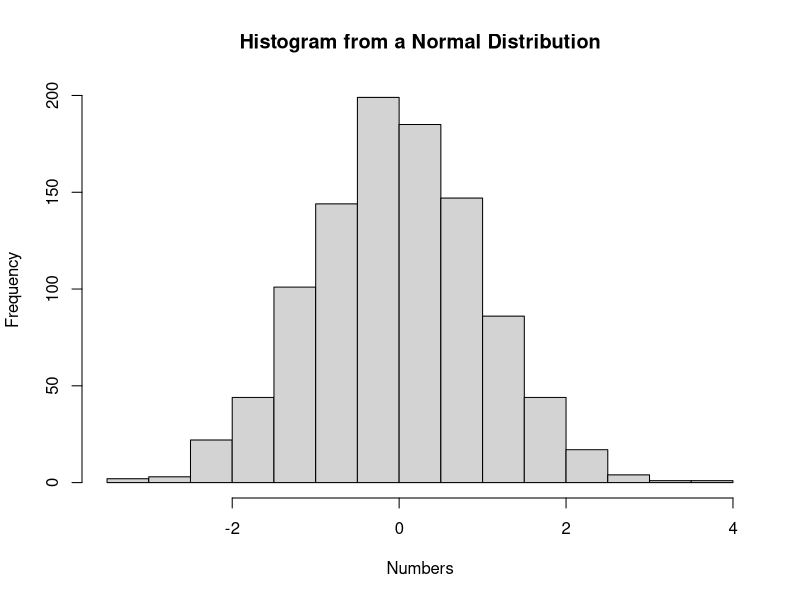
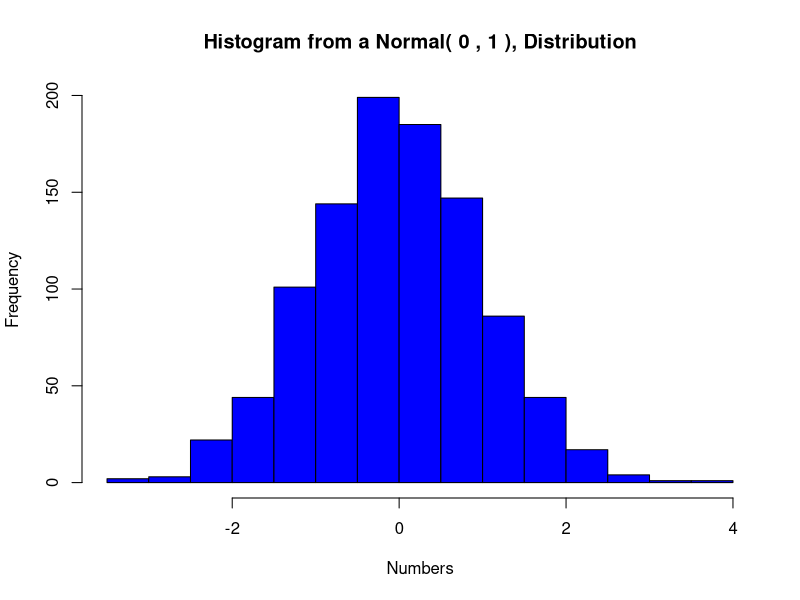

Write the R code that produced these figures, in order.
## ---- chunk 1
data(iris)
iris[10,5]
## ---- chunk 2
tail(iris$Species, 5)
## ---- chunk 3
mean(iris$Sepal.Length[iris$Petal.Width]>1)

## ---- chunk 4
for (i in 1:10) {
  if (i < 5) {
    print(i * 3)
  }
  else {
    print (i * 2)
  }
}
## ---- chunk 5
set.seed(184)

while(TRUE) {
  num <- rnorm(1, mean = 1, sd = 2)
  print(num)
  if (num > 3) {
    break
  }
}
## ---- chunk 6
Counting <- data.frame(matrix(nrow = 3, ncol = 4))
colnames(Counting) <- c("V1", "V2", "V3", "V4")
for (i in 1:3) {
  for (j in 1:4) {
    Counting[i, j] <- i + j - 1
  }
}
Counting

#3 loops is unnecessary
## ---- chunk 7
set.seed(184)
plotNormal <- function(repitions, mean, sd){
  random_num <- rnorm(repitions, mean, sd)
  hist(random_num, main = "Histogram from a Normal Distribution", xlab = "Numbers", ylab = "Frequency")
}

plotNormal(1000, 0, 1)
## ---- chunk 8
set.seed(184)
plotNormal <- function(repitions, mean, sd){
  random_num <- rnorm(repitions, mean, sd)
  hist(random_num, main = paste("Histogram from a Normal(",mean, ",",sd,"), Distribution") , xlab = "Numbers", ylab = "Frequency", col = "blue")
}

plotNormal(1000, 0, 1)


